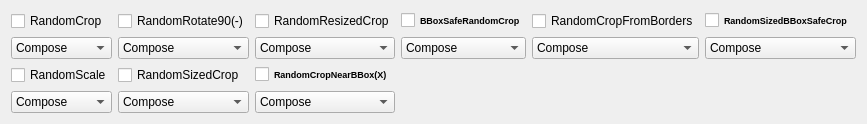
        <widget class="QWidget" name="gridLayoutWidget_19">
         <property name="geometry">
          <rect>
           <x>10</x>
           <y>20</y>
           <width>841</width>
           <height>96</height>
          </rect>
         </property>
         <layout class="QGridLayout" name="gridLayout_20">
          <property name="sizeConstraint">
           <enum>QLayout::SetDefaultConstraint</enum>
          </property>
          <item row="0" column="5">
           <widget class="QCheckBox" name="chb_rsbbsc_select">
            <property name="font">
             <font>
              <family>Arial</family>
              <pointsize>7</pointsize>
              <weight>75</weight>
              <bold>true</bold>
             </font>
            </property>
            <property name="text">
             <string>RandomSizedBBoxSafeCrop	</string>
            </property>
           </widget>
          </item>
          <item row="3" column="2">
           <widget class="QComboBox" name="cob_rcnbb_mode">
            <item>
             <property name="text">
              <string>Compose</string>
             </property>
            </item>
            <item>
             <property name="text">
              <string>Oneof</string>
             </property>
            </item>
           </widget>
          </item>
          <item row="1" column="2">
           <widget class="QComboBox" name="cob_rrc_mode">
            <item>
             <property name="text">
              <string>Compose</string>
             </property>
            </item>
            <item>
             <property name="text">
              <string>Oneof</string>
             </property>
            </item>
           </widget>
          </item>
          <item row="3" column="1">
           <widget class="QComboBox" name="cob_rsc_mode">
            <item>
             <property name="text">
              <string>Compose</string>
             </property>
            </item>
            <item>
             <property name="text">
              <string>Oneof</string>
             </property>
            </item>
           </widget>
          </item>
          <item row="2" column="1">
           <widget class="QCheckBox" name="chb_rsc_select">
            <property name="text">
             <string>RandomSizedCrop</string>
            </property>
           </widget>
          </item>
          <item row="3" column="0">
           <widget class="QComboBox" name="cob_rs_mode">
            <item>
             <property name="text">
              <string>Compose</string>
             </property>
            </item>
            <item>
             <property name="text">
              <string>Oneof</string>
             </property>
            </item>
           </widget>
          </item>
          <item row="1" column="0">
           <widget class="QComboBox" name="cob_rcr_mode">
            <item>
             <property name="text">
              <string>Compose</string>
             </property>
            </item>
            <item>
             <property name="text">
              <string>Oneof</string>
             </property>
            </item>
           </widget>
          </item>
          <item row="1" column="1">
           <widget class="QComboBox" name="cob_rr9_mode">
            <item>
             <property name="text">
              <string>Compose</string>
             </property>
            </item>
            <item>
             <property name="text">
              <string>Oneof</string>
             </property>
            </item>
           </widget>
          </item>
          <item row="0" column="3">
           <widget class="QCheckBox" name="chb_bbsrc_select">
            <property name="font">
             <font>
              <family>Arial</family>
              <pointsize>7</pointsize>
              <weight>75</weight>
              <bold>true</bold>
             </font>
            </property>
            <property name="text">
             <string>BBoxSafeRandomCrop</string>
            </property>
           </widget>
          </item>
          <item row="0" column="1">
           <widget class="QCheckBox" name="chb_rr9_select">
            <property name="text">
             <string>RandomRotate90(-)</string>
            </property>
           </widget>
          </item>
          <item row="1" column="5">
           <widget class="QComboBox" name="cob_rsbbsc_mode">
            <item>
             <property name="text">
              <string>Compose</string>
             </property>
            </item>
            <item>
             <property name="text">
              <string>Oneof</string>
             </property>
            </item>
           </widget>
          </item>
          <item row="1" column="3">
           <widget class="QComboBox" name="cob_bbsrc_mode">
            <item>
             <property name="text">
              <string>Compose</string>
             </property>
            </item>
            <item>
             <property name="text">
              <string>Oneof</string>
             </property>
            </item>
           </widget>
          </item>
          <item row="2" column="0">
           <widget class="QCheckBox" name="chb_rs_select">
            <property name="text">
             <string>RandomScale</string>
            </property>
           </widget>
          </item>
          <item row="2" column="2">
           <widget class="QCheckBox" name="chb_rcnbb_select">
            <property name="font">
             <font>
              <family>Arial</family>
              <pointsize>7</pointsize>
              <weight>75</weight>
              <bold>true</bold>
             </font>
            </property>
            <property name="text">
             <string>RandomCropNearBBox(X)</string>
            </property>
           </widget>
          </item>
          <item row="0" column="2">
           <widget class="QCheckBox" name="chb_rrc_select">
            <property name="text">
             <string>RandomResizedCrop</string>
            </property>
           </widget>
          </item>
          <item row="0" column="0">
           <widget class="QCheckBox" name="chb_rcr_select">
            <property name="text">
             <string>RandomCrop</string>
            </property>
           </widget>
          </item>
          <item row="0" column="4">
           <widget class="QCheckBox" name="chb_rcfb_select">
            <property name="text">
             <string>RandomCropFromBorders</string>
            </property>
           </widget>
          </item>
          <item row="1" column="4">
           <widget class="QComboBox" name="cob_rcfb_mode">
            <item>
             <property name="text">
              <string>Compose</string>
             </property>
            </item>
            <item>
             <property name="text">
              <string>Oneof</string>
             </property>
            </item>
           </widget>
          </item>
         </layout>
        </widget>
